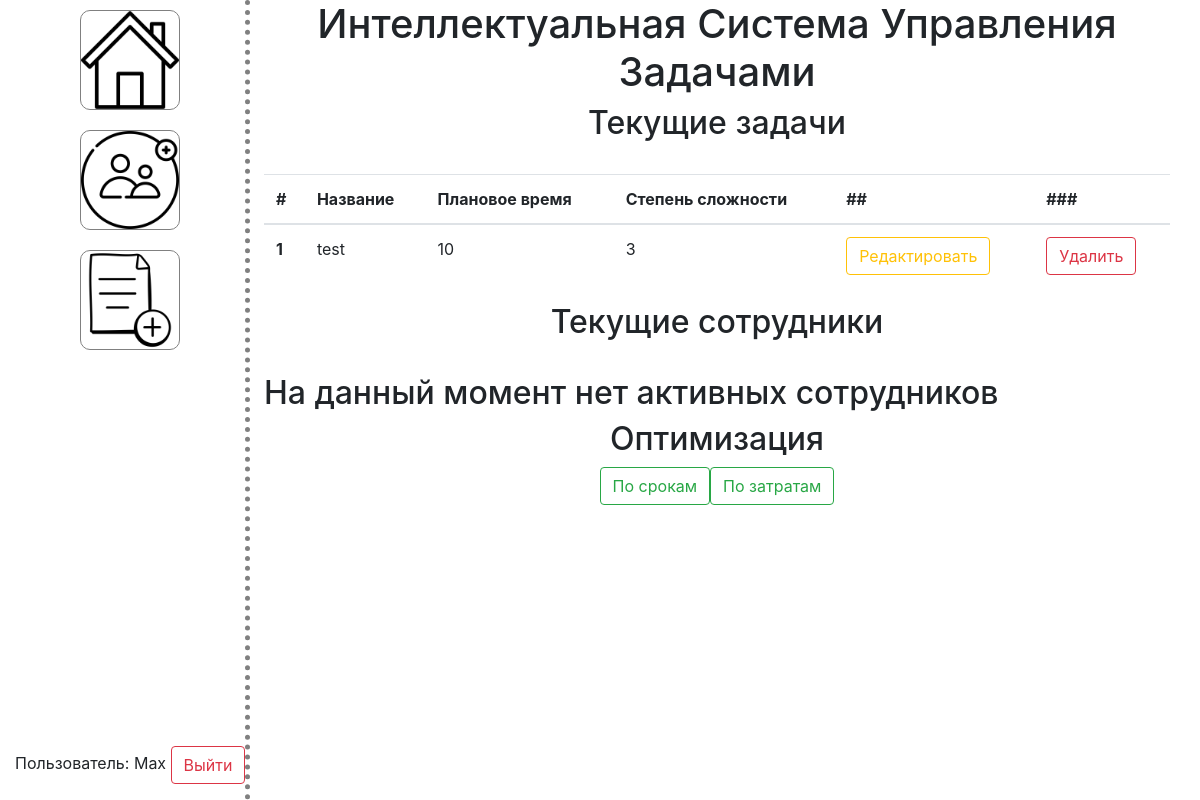
The page / (signed in) on the database as committed earlier.
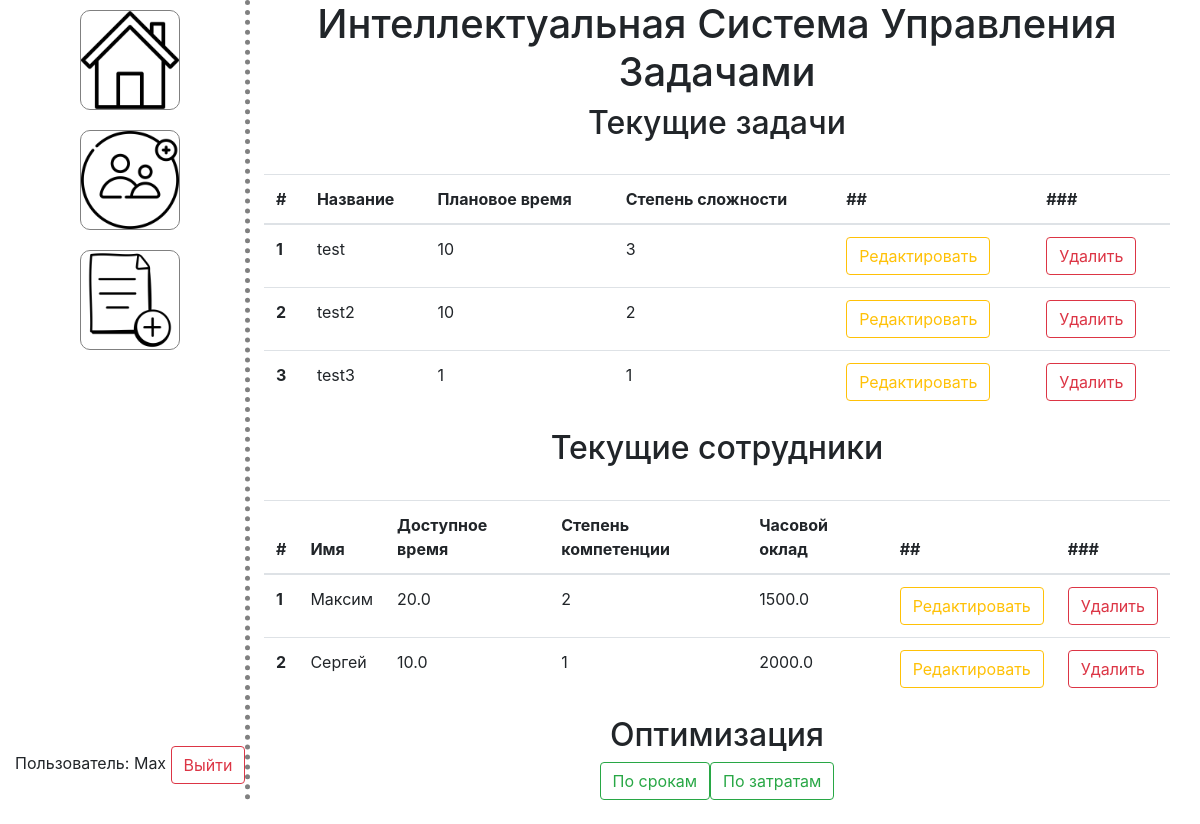
The same page on the database as committed later.
### manage.py (models this page shows, shortened)
class User(UserMixin, db.Model):
    id = db.Column(db.Integer, primary_key=True)
    username = db.Column(db.String(80), unique=True, nullable=False)
    password = db.Column(db.String(80), nullable=False)
    status = db.Column(db.String(80), nullable=False, default="default")

class Task(db.Model):
    id = db.Column(db.Integer, primary_key=True)
    taskname = db.Column(db.String(64))
    expected_time = db.Column(db.Integer)
    task_hardness = db.Column(db.Integer)

class Employee(db.Model):
    id = db.Column(db.Integer, primary_key=True)
    name = db.Column(db.String(80), nullable=False)
    time_available = db.Column(db.Float, nullable=False, default=0.0)
    level = db.Column(db.Integer, nullable=False, default=1)
    salary = db.Column(db.Float, nullable=False)

### views.py (the view)
@main_blueprint.route('/')
@login_required
def home():
    tasks = Task.query.all()
    employees = Employee.query.all()
    return render_template('home.html', tasks=tasks, employees=employees)

### app.py (called while the page is built)
def create_app(config_class=Config):
    app = Flask(__name__)
    app.config.from_object(config_class)
    db.init_app(app)
    from views import main_blueprint
    app.register_blueprint(main_blueprint)
    from auth import auth_blueprint
    app.register_blueprint(auth_blueprint)
    login_manager = LoginManager()
    login_manager.init_app(app)
    login_manager.login_view = 'auth.login'
    @login_manager.user_loader
    def load_user(id):
        return User.query.get(int(id))
    return app

### templates/home.html (shortened to what this page needs)
{% extends "layout.html" %}
{% block content %}
<h1 class="mainlable">Интеллектуальная Система Управления Задачами</h1>
{% if current_user.is_authenticated %}
  <h2>Текущие задачи</h2>
  <br>
  {% if tasks %}
    <div class="container">
      <table class="table table-hover">
        <thead>
          <tr>
            <th scope="col">#</th>
            <th scope="col">Название</th>
            <th scope="col">Плановое время</th>
            <th scope="col">Степень сложности</th>
            <th scope="col">##</th>
            <th scope="col">###</th>
          </tr>
        </thead>
        <tbody>
          {% for task in tasks %}
            <tr>
              <th scope="row">{{ task.id }}</th>
              <td>{{ task.taskname }}</td>
              <td>{{ task.expected_time }}</td>
              <td>{{ task.task_hardness }}</td>
              <td>
                <a href="{{ url_for('main.edit_task', task_id=task.id) }}" class="btn btn-outline-warning">
                  Редактировать
                </a>
              </td>
              <td>
                <form action="{{ url_for('main.delete_task', task_id=task.id) }}" method="post">
                  <input type="submit" class="btn btn-outline-danger" value="Удалить">
                </form>
              </td>
            </tr>
          {% endfor %}
        </tbody>
      </table>
    </div>
  {% else %}
    <div class="container">
      <h2> На данный момент нет активных задач</h2>
    </div>
  {% endif %}
  <h2>Текущие сотрудники</h2>
  <br>
  {% if employees %}
  <div class="container">
    <table class="table table-hover">
      <thead>
        <tr>
          <th scope="col">#</th>
          <th scope="col">Имя</th>
          <th scope="col">Доступное время</th>
          <th scope="col">Степень компетенции</th>
          <th scope="col">Часовой оклад</th>
          <th scope="col">##</th>
          <th scope="col">###</th>
        </tr>
      </thead>
      <tbody>
        {% for employee in employees %}
          <tr>
            <th scope="row">{{ employee.id }}</th>
            <td>{{ employee.name }}</td>
            <td>{{ employee.time_available }}</td>
            <td>{{ employee.level }}</td>
            <td>{{ employee.salary }}</td>
            <td>
              <a href="{{ url_for('main.edit_employee', employee_id=employee.id) }}" class="btn btn-outline-warning">
                Редактировать
              </a>
            </td>
            <td>
              <form action="{{ url_for('main.delete_employee', employee_id=employee.id) }}" method="post">
                <input type="submit" class="btn btn-outline-danger" value="Удалить">
              </form>
            </td>
          </tr>
        {% endfor %}
      </tbody>
    </table>
  </div>
  {% else %}
      <div class="container">
        <h2> На данный момент нет активных сотрудников</h2>
      </div>
  {% endif %}
  <h2>Оптимизация</h2>
  <div class="container optim">
    <a href="{{ url_for('main.optimize', mode='time') }}" class="btn btn-outline-success">
      По срокам
    </a>
    <a href="{{ url_for('main.optimize', mode='cost') }}" class="btn btn-outline-success">
      По затратам
    </a>
  </div>
  <br>
{% endif %}
{% endblock %}

### templates/layout.html (shortened to what this page needs)
<!DOCTYPE html>
<html>
<head>
    <link rel="stylesheet" href="https://stackpath.bootstrapcdn.com/bootstrap/4.3.1/css/bootstrap.min.css">
    <link rel="stylesheet" href="{{ url_for('static', filename='css/main.css') }}">
</head>
<body>
    <div class="container-fluid main">
        <div class="sidenavbar">
            {% if current_user.is_authenticated %}
                <div class="header">
                    <a href="{{ url_for('main.create_task') }}">
                        <img src="{{ url_for('static', filename='img/addTask.png') }}" alt="Создать новую задачу">
                    </a>
                    <a href="{{ url_for('main.create_employee') }}">
                        <img src="{{ url_for('static', filename='img/addEmployee.png') }}" alt="Добавить нового сотрудника">
                    </a>
                    <a href="/">
                        <img src="{{ url_for('static', filename='img/homeIcon.png') }}" alt="Главный экран">
                    </a>
                </div>
                <div class="footer">
                    <p>Пользователь: {{ current_user.username }} <button id="logout-button" class="btn btn-outline-danger">Выйти</button></p>
                </div>
            {% else %}
                <div class="header">
                    <p>Вход не выполнен. Пожалуйста, <a href="{{ url_for('auth.login') }}">войдите</a> или <a href="{{ url_for('auth.signup') }}">зарегистрируйтесь</a></p>
                </div>
            {% endif %}
        </div>
        <div class="content">
            {% block content %} {% endblock %}
        </div>
    </div>
</body>
</html>

### static/css/main.css (style rules this page uses)
.container, .container-fluid { display: flex; }
.optim { flex-direction: row; justify-content:center; }
.sidenavbar { flex: 1; display: flex; flex-direction: column; border-right: 5px dotted grey; position: fixed; min-height: 100vh; }
.sidenavbar .footer { margin-top: auto; }
.sidenavbar .header { display: flex; flex-direction: column-reverse; align-items: center; }
.sidenavbar .header img { width: 100px; height: 100px; margin: 10px; border: 1px solid grey; border-radius: 10px; transition: background-color 0.5s ease; }
.content { flex: 4; display: flex; flex-direction: column; margin-left: 20%; }
h2, .mainlable { text-align: center; }

Rows that differ between the two databases and show on the page:
added Task: id "2", taskname "test2", expected_time "10", task_hardness "2"
added Task: id "3", taskname "test3", expected_time "1", task_hardness "1"
added Employee: id "1", name "Максим", time_available "20.0", level "2", salary "1500.0"
added Employee: id "2", name "Сергей", time_available "10.0", level "1", salary "2000.0"
Other text that changed with them:
text no longer shown: "На данный момент нет активных сотрудников"
text now shown: "# Имя Доступное время Степень компетенции Часовой оклад ## ###"
